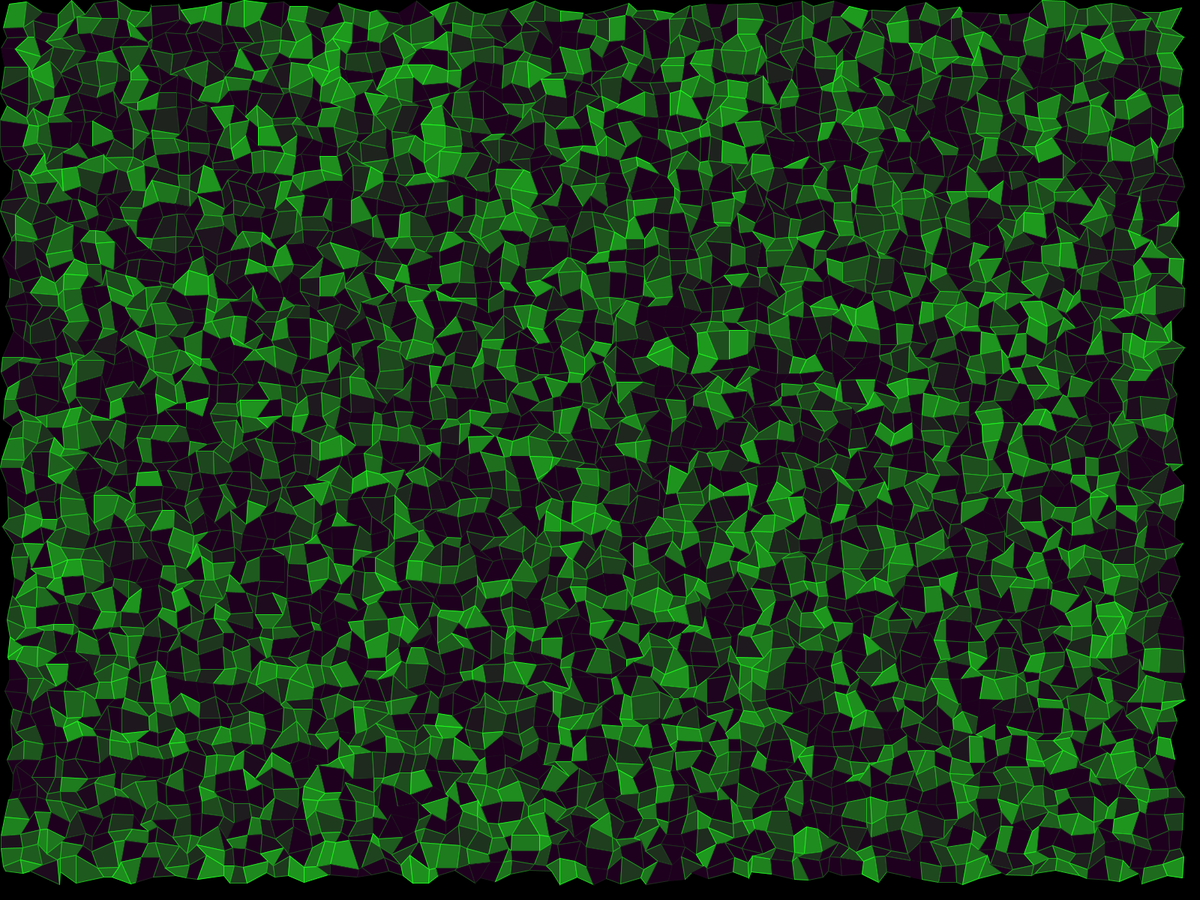
Frame 1 (no input)
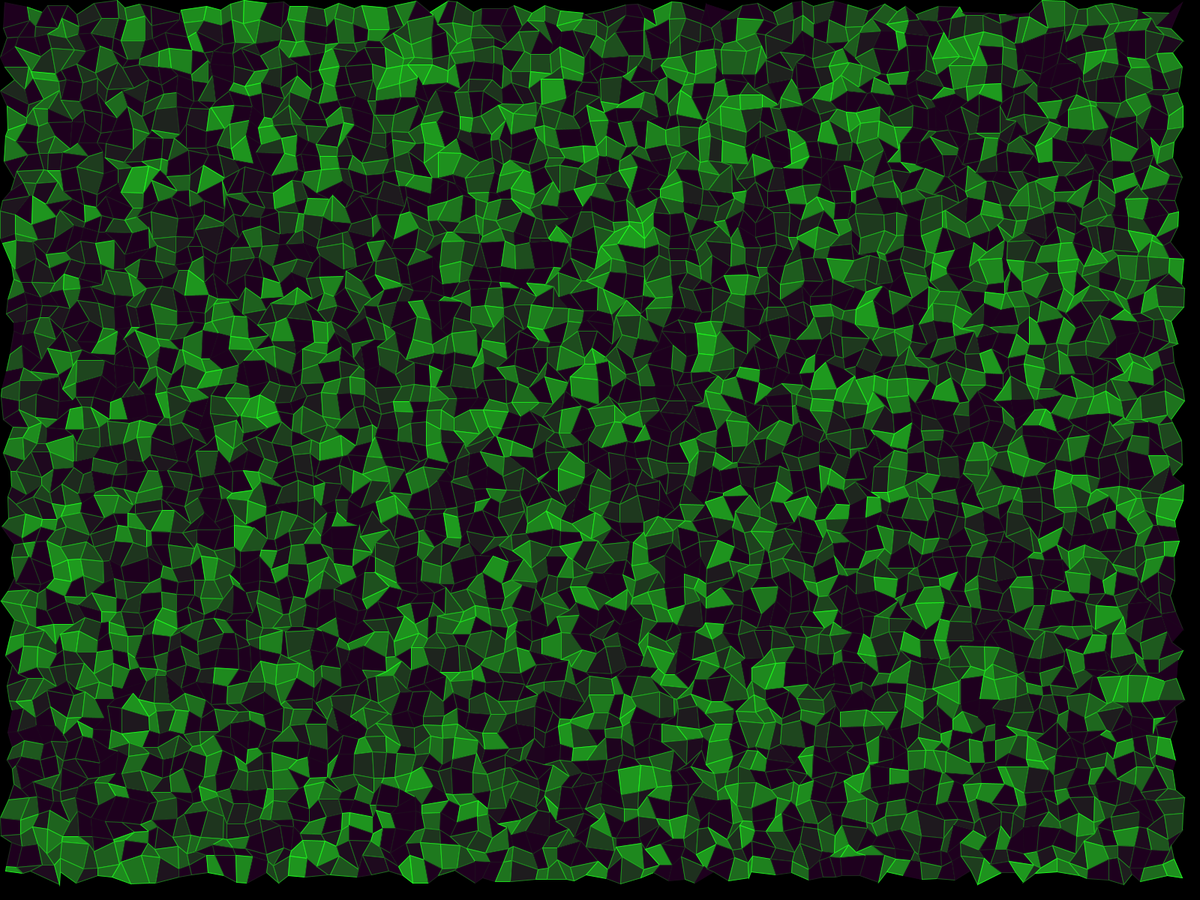
Frame 60 (the mouse pressed at the canvas centre just before this capture)
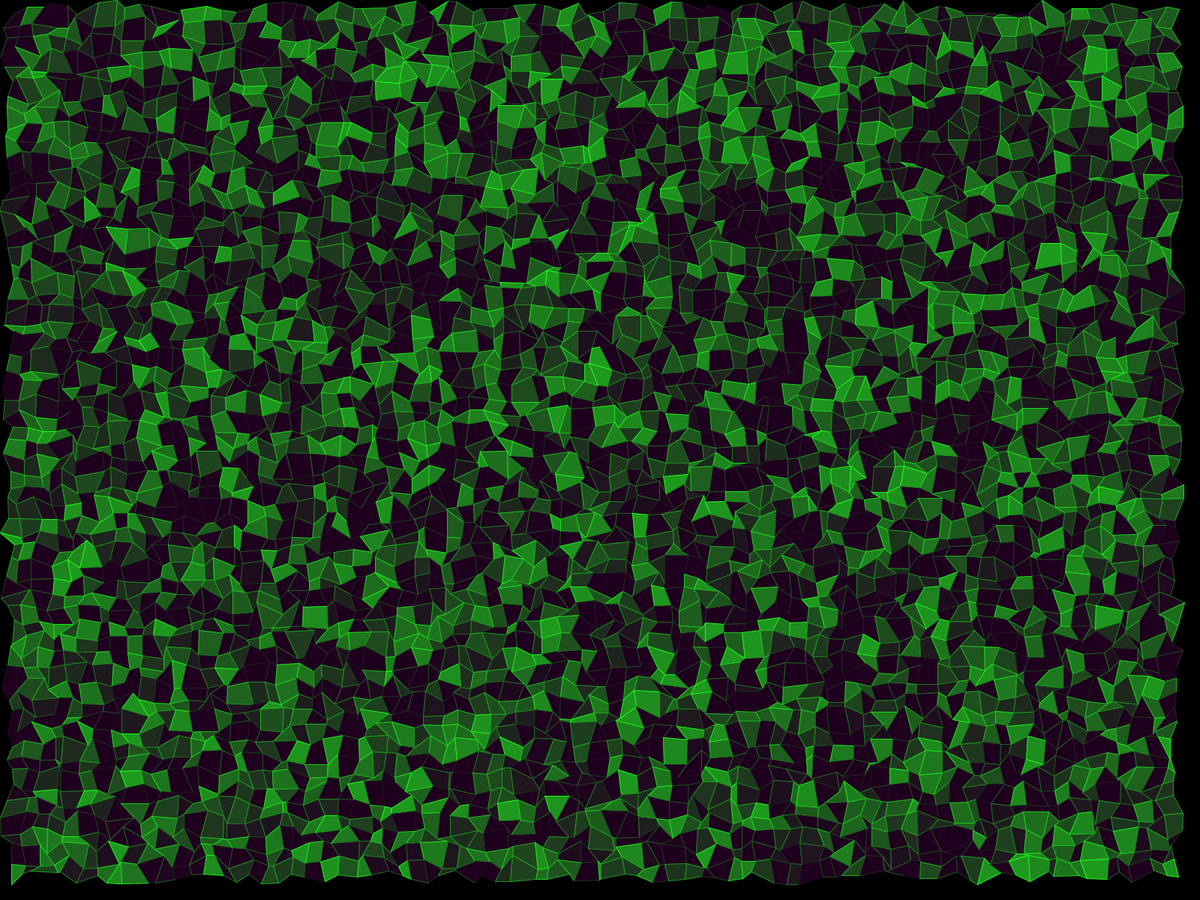
Frame 120 (the mouse held since frame 60 and released just before this capture)

The Processing sketch that drew these frames (run headless with seeded random() and noise(); from frame 60 on, the mouse is pressed at the canvas centre):

// Processing sketch: triangleWallpaper
// ── triangleWallpaper.pde
float p = 0.01;
float[][][] points;
float scl = 20;
void setup() {
  //size(700, 700);
  fullScreen();
  background(0);
  noFill();
  stroke(255);
  //colorMode(HSB, 100);
  //create array points
  points = new float[int(width/scl)][int(height/scl)][3];
  for (int i = 0; i < width / scl - 1; i ++) {
    for (int j = 0; j < height / scl - 1; j ++) {
      points[i][j][0] = random(i*scl, (i+1)*scl);
      points[i][j][1] = random(j*scl, (j+1)*scl);
      points[i][j][2] = random(0, 255);
    }
  }
  for (int i = 0; i < width / scl - 2; i ++) {
    for (int j = 0; j < height / scl - 2; j ++) {
      beginShape();
      vertex(points[i][j+1][0], points[i][j+1][1]);
      vertex(points[i][j][0], points[i][j][1]);
      vertex(points[i+1][j][0], points[i+1][j][1]);
      vertex(points[i+1][j+1][0], points[i+1][j+1][1]);
      endShape(CLOSE);
    }
  }
}

void draw() {
  background(0);
  for (int i = 0; i < width / scl - 1; i ++) {
    for (int j = 0; j < height / scl - 1; j ++) {
      if (random(1) < p) {
        points[i][j][0] = random(i*scl, (i+1)*scl);
        points[i][j][1] = random(j*scl, (j+1)*scl);
        points[i][j][2] = random(0, 255);
      }
    }
  }
  for (int i = 0; i < width / scl - 2; i ++) {
    for (int j = 0; j < height / scl - 2; j ++) {
      fill(30,points[i][j][2]-100,30);
      stroke(30,points[i][j][2],30);
      beginShape();
      vertex(points[i][j+1][0], points[i][j+1][1]);
      vertex(points[i][j][0], points[i][j][1]);
      vertex(points[i+1][j][0], points[i+1][j][1]);
      vertex(points[i+1][j+1][0], points[i+1][j+1][1]);
      endShape(CLOSE);
    }
  }
  //text(frameRate, 100, 100);
}
